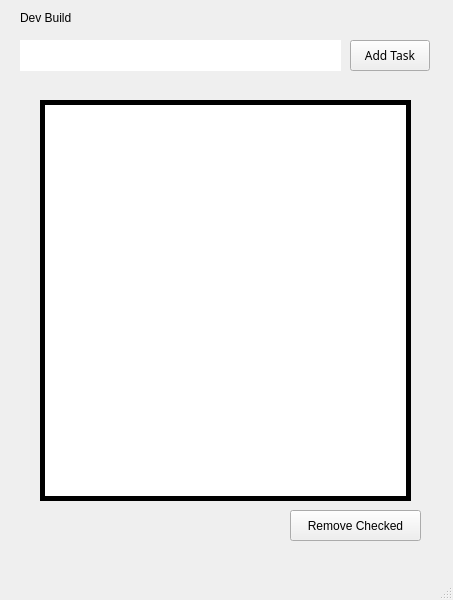
<?xml version="1.0" encoding="UTF-8"?>
<ui version="4.0">
 <class>MainWindow</class>
 <widget class="QMainWindow" name="MainWindow">
  <property name="geometry">
   <rect>
    <x>0</x>
    <y>0</y>
    <width>453</width>
    <height>600</height>
   </rect>
  </property>
  <property name="windowTitle">
   <string>MainWindow</string>
  </property>
  <widget class="QWidget" name="centralwidget">
   <widget class="QLineEdit" name="toDoInput_1">
    <property name="geometry">
     <rect>
      <x>20</x>
      <y>40</y>
      <width>321</width>
      <height>31</height>
     </rect>
    </property>
    <property name="mouseTracking">
     <bool>false</bool>
    </property>
    <property name="autoFillBackground">
     <bool>false</bool>
    </property>
    <property name="frame">
     <bool>false</bool>
    </property>
    <property name="placeholderText">
     <string/>
    </property>
   </widget>
   <widget class="QPushButton" name="addTaskbtn_1">
    <property name="geometry">
     <rect>
      <x>350</x>
      <y>40</y>
      <width>80</width>
      <height>31</height>
     </rect>
    </property>
    <property name="font">
     <font>
      <family>Sylfaen</family>
     </font>
    </property>
    <property name="text">
     <string>Add Task</string>
    </property>
   </widget>
   <widget class="QPushButton" name="removeTaskbtn_1">
    <property name="geometry">
     <rect>
      <x>290</x>
      <y>510</y>
      <width>131</width>
      <height>31</height>
     </rect>
    </property>
    <property name="text">
     <string>Remove Checked</string>
    </property>
   </widget>
   <widget class="QListWidget" name="listWidget_1">
    <property name="geometry">
     <rect>
      <x>40</x>
      <y>100</y>
      <width>371</width>
      <height>401</height>
     </rect>
    </property>
    <property name="cursor" stdset="0">
     <cursorShape>PointingHandCursor</cursorShape>
    </property>
    <property name="frameShape">
     <enum>QFrame::Shape::Panel</enum>
    </property>
    <property name="frameShadow">
     <enum>QFrame::Shadow::Plain</enum>
    </property>
    <property name="lineWidth">
     <number>5</number>
    </property>
    <property name="midLineWidth">
     <number>5</number>
    </property>
    <property name="editTriggers">
     <set>QAbstractItemView::EditTrigger::DoubleClicked|QAbstractItemView::EditTrigger::EditKeyPressed</set>
    </property>
    <property name="defaultDropAction">
     <enum>Qt::DropAction::MoveAction</enum>
    </property>
    <property name="movement">
     <enum>QListView::Movement::Free</enum>
    </property>
    <property name="flow">
     <enum>QListView::Flow::TopToBottom</enum>
    </property>
    <property name="isWrapping" stdset="0">
     <bool>false</bool>
    </property>
    <property name="resizeMode">
     <enum>QListView::ResizeMode::Adjust</enum>
    </property>
    <property name="layoutMode">
     <enum>QListView::LayoutMode::Batched</enum>
    </property>
    <property name="wordWrap">
     <bool>false</bool>
    </property>
   </widget>
   <widget class="QLabel" name="label">
    <property name="geometry">
     <rect>
      <x>20</x>
      <y>10</y>
      <width>71</width>
      <height>16</height>
     </rect>
    </property>
    <property name="text">
     <string>Dev Build</string>
    </property>
   </widget>
   <zorder>addTaskbtn_1</zorder>
   <zorder>removeTaskbtn_1</zorder>
   <zorder>label</zorder>
   <zorder>toDoInput_1</zorder>
   <zorder>listWidget_1</zorder>
  </widget>
  <widget class="QMenuBar" name="menubar">
   <property name="geometry">
    <rect>
     <x>0</x>
     <y>0</y>
     <width>453</width>
     <height>21</height>
    </rect>
   </property>
  </widget>
  <widget class="QStatusBar" name="statusbar"/>
 </widget>
 <resources/>
 <connections/>
</ui>
